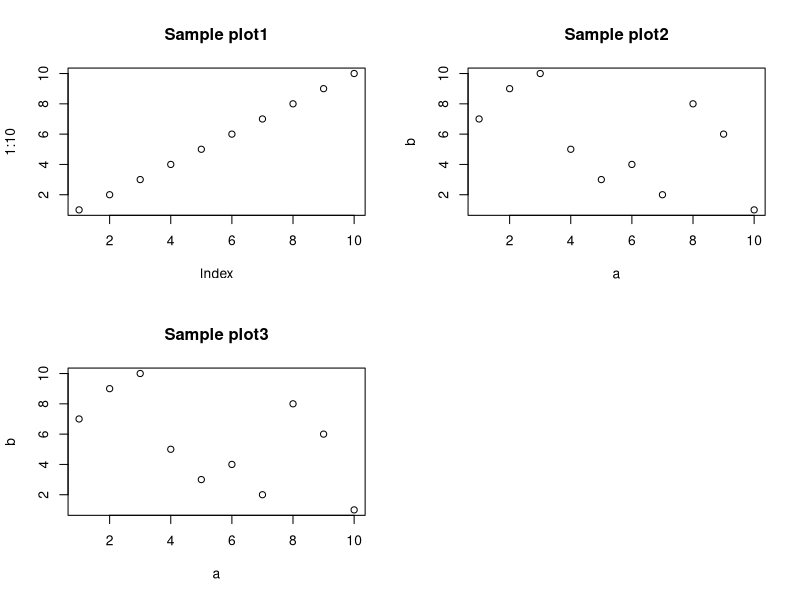

The R script that drew this image:
## ---- chunk 1
par(mfrow = c(2, 2))
plot(1:10, main = "Sample plot1")
a <- sample(1:10, 10)
b <- sample(1:10, 10)
plot(a, b, main = "Sample plot2")
plot(a, b, main = "Sample plot3")
